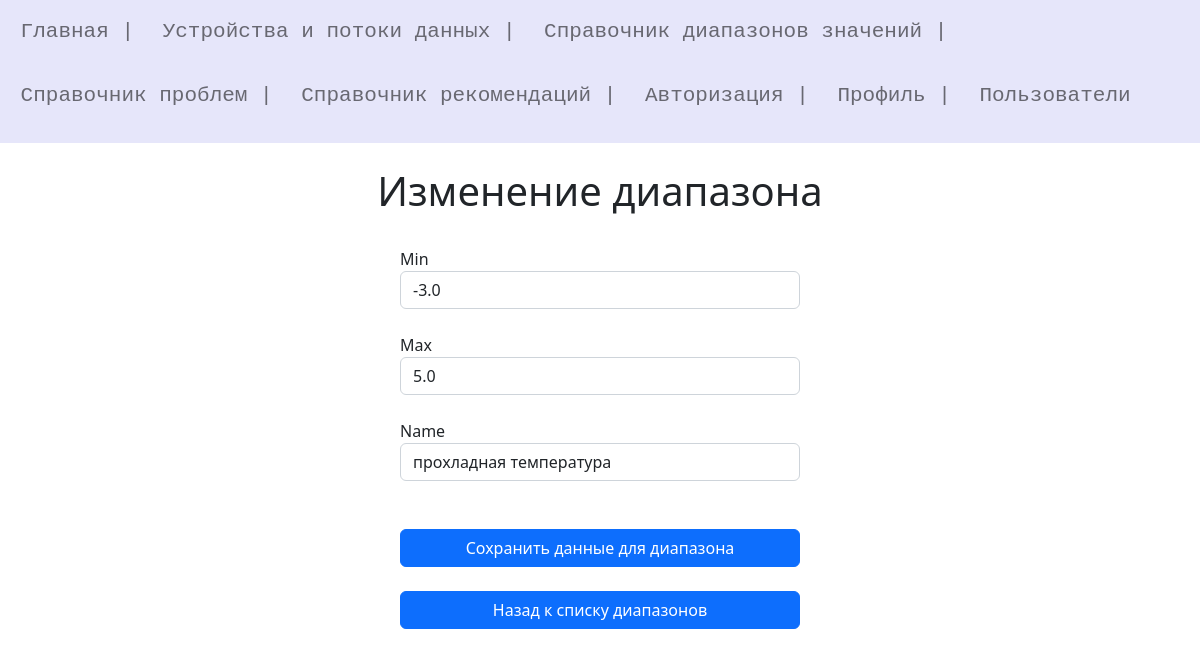
Screenshot of /update_range/4 (signed in) with the database file from the repository.
### models.py (models this page shows)
class Range(db.Model):
    id = db.Column(db.Integer, primary_key=True)
    Min = db.Column(db.Float)
    Max = db.Column(db.Float)
    Name = db.Column(db.String(50))
    Directory_Id = db.Column(db.Integer, db.ForeignKey('directory.id'))
    Sensor_Id = db.Column(db.Integer, db.ForeignKey('sensor.id'))
    dir = db.relationship('Directory', backref = 'Range', uselist=False , lazy='subquery')
    sen = db.relationship('Sensor', backref = 'Range', uselist=False , lazy='subquery')
    prob = db.relationship('Problem', backref = 'Range', uselist=True, lazy='subquery')

### Thread/thread.py (the view, shortened to what this page needs)
@app.route("/update_range/<id>", methods=("POST","GET"))
@login_required
def update_range(id):
    try:
        range = Range.query.filter_by(id=id).first()
    except:
        print("Ошибка чтения записи о пользователе")
    return render_template('thread/update_range.html', id = range.id, title="Изменение диапазона", range=range)

### User/UserLogin.py (called while the page is built)
    def fromDB(self, user_id, db, User, app ):
        try:
            with app.app_context():
                self.__user = User.query.filter_by(id=user_id).first()
            if not self:
                print("Пользователь не найден")
                return False
            return self
        except:
            print("Ошибка получения данных из БД")
            return False

### User/user.py (called while the page is built)
@login_manager.user_loader
def load_user(user_id):
    print("load_user")
    return UserLogin().fromDB(user_id,db,User,app)

### Thread/templates/thread/update_range.html (shortened to what this page needs)
{% extends 'base.html' %}
{% block content %}
    {{ super() }}
    <br>
    <div class="mx-auto" style="width: 400px;">
        <form action="/update_range/{{id}}" method="post" class="form-contact">
            <div class="form-group">
                    <label for="Min">Min </label>
                    <input type="number" name="Min" class="form-control" id="Min" placeholder="Введите минимальное значение диапазона" style="width: 400px;" value="{{range.Min}}" required>
                </div>
            <br>
                <div class="form-group">
                    <label for="Max">Max </label>
                    <input type="number" name="Max" class="form-control" id="Max" placeholder="Введите минимальное значение диапазона" style="width: 400px;" value="{{range.Max}}" required>
                </div>
                <br>
                <div class="form-group">
                    <label for="Name">Name </label>
                    <input type="text" name="Name" class="form-control" id="Name" placeholder="Введите название диапазона" style="width: 400px;" value="{{range.Name}}" required>
                </div>
                <br><br>
                <button type="submit" class="btn btn-primary" style="width: 400px;">Сохранить данные для диапазона</button>
                <br><br>
                <a class="btn btn-primary " href="{{url_for('ranges')}}" role="button" style="width: 400px;">Назад к списку диапазонов</a>
        </form>
    </div>
{% endblock %}

### rows the page displays
Range: Min "-3.0", Max "5.0", Name "прохладная температура"

### other values shown
{{ title }} "Изменение диапазона"
